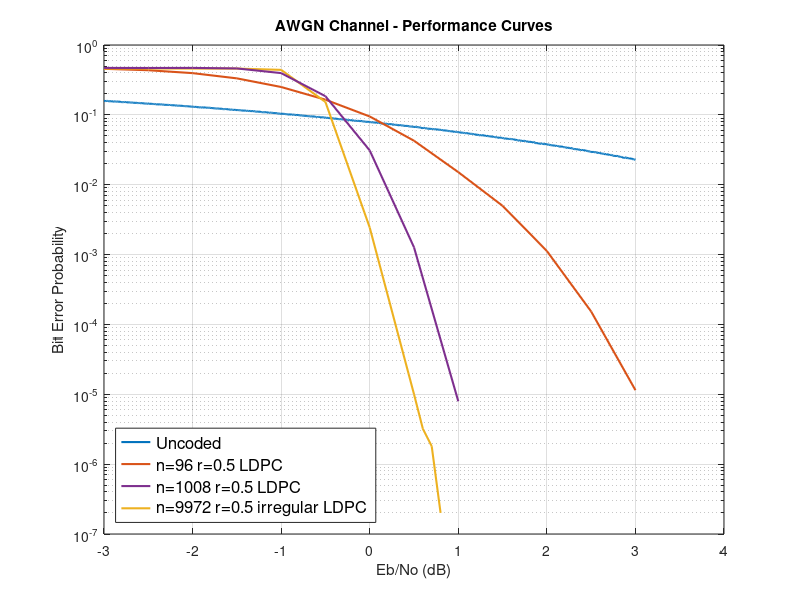

The MATLAB script that drew this image:
clear

%Input Data, Z
U = load('./SavedGraphData/AWGN-uncoded-0to6dB.mat'); %Uncoded
%Z = load('./SavedGraphData/0.5-1008-504-AWGN-3.mat'); %1008x504 LDPC
Z2 = load('./SavedGraphData/0.5-96-48-AWGN-3.mat'); %96x48 LDPC
Z3 = load('./SavedGraphData/0.5-9972-4986-AWGN-2.mat'); %Irregular 9972x4986
Z4 = load('./SavedGraphData/0.5-1008-504-AWGN-6.mat'); %1008x504 LDPC (CORRECTED!)

%Extract x and y
%x = Z.Z(:,1) - 3;
%y = smooth(Z.Z(:,2));
x_2 = Z2.I(:,1) - 3;
y_2 = Z2.I(:,3);
x_3 = Z3.I(:,1) - 3;
y_3 = Z3.I(:,3);
x_4 = Z4.I(:,1) - 3;
y_4 = Z4.I(:,3);
x_unenc = U.U(:,1) - 3;
y_unenc = U.U(:,2);

%Semilog Plots
uncoded = semilogy(x_unenc,y_unenc,'DisplayName','Uncoded','LineWidth',1.5);
hold on
grid on
%coded1 = semilogy(x,y,'DisplayName','n=1008 r=0.5 LDPC','LineWidth',1.5);
coded2 = semilogy(x_2,y_2,'DisplayName','n=96 r=0.5 LDPC','LineWidth',1.5);
coded3 = semilogy(x_3,y_3,'DisplayName','n=9972 r=0.5 irregular LDPC','LineWidth',1.5);
coded4 = semilogy(x_4,y_4,'DisplayName','n=1008 r=0.5 LDPC','LineWidth',1.5);
xlabel('Eb/No (dB)');
ylabel('Bit Error Probability');
title('AWGN Channel - Performance Curves');
lgnd = legend([uncoded coded2 coded4 coded3]);
set(lgnd,'FontSize',12,'Location','SouthWest');
